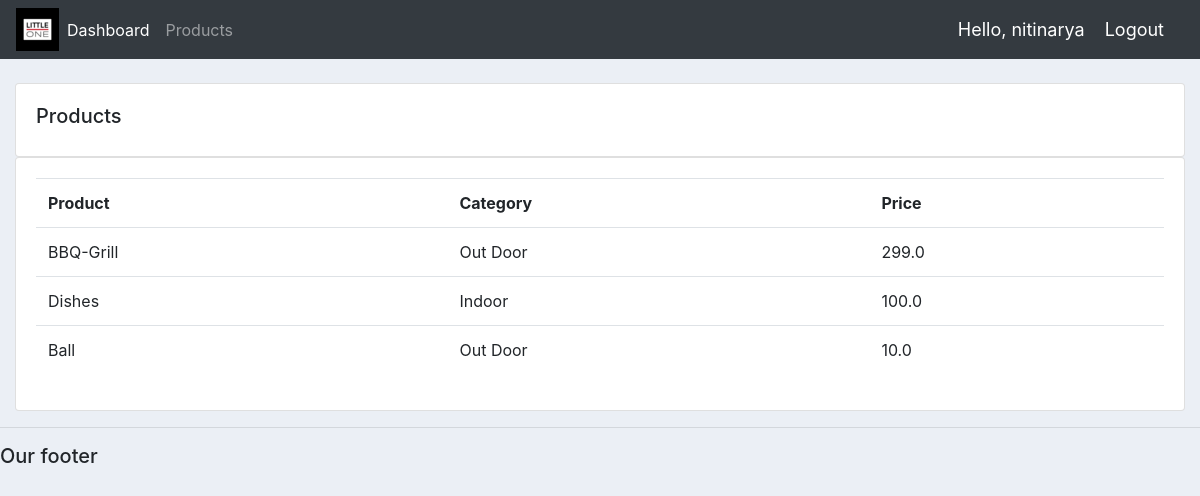
Screenshot of /products/ (signed in) with the database file from the repository.
### accounts/models.py (models this page shows, shortened)
class Product(models.Model):
	CATEGORY = (
			('Indoor', 'Indoor'),
			('Out Door', 'Out Door'),
			)
	name = models.CharField(max_length=200, null=True)
	price = models.FloatField(null=True)
	category = models.CharField(max_length=200, null=True, choices=CATEGORY)
	description = models.CharField(max_length=200, null=True, blank=True)
	date_created = models.DateTimeField(auto_now_add=True, null=True)
	tags = models.ManyToManyField(Tag)

### accounts/decorators.py (the view)
		def wrapper_func(request, *args, **kwargs):
			group = None
			if request.user.groups.exists():
				group = request.user.groups.all()[0].name
			if group in allowed_roles:
				return view_func(request, *args, **kwargs)
			else:
				return HttpResponse('You are not authorized to view this page')

### accounts/views.py (called while the page is built)
@login_required(login_url='login')
@allowed_users(allowed_roles=["admin"])
def products(request):
	products = Product.objects.all()
	return render(request, 'accounts/products.html', {'products':products})

### accounts/templates/accounts/products.html
{%  extends 'accounts/main.html' %}
{% block content %}
		<br>
		<div class="row">
			<div class="col-md">
				<div class="card card-body">
					<h5>Products</h5>
				</div>
				<div class="card card-body">
					<table class="table">
						<tr>
							<th>Product</th>
							<th>Category</th>
							<th>Price</th>
						</tr>
						{% for i in products %}
							<tr>
								<td>{{i.name}}</td>
								<td>{{i.category}}</td>
								<td>{{i.price}}</td>
							</tr>
						{% endfor %}
					</table>
				</div>
			</div>
		</div>
{% endblock content %}

### accounts/templates/accounts/navbar.html (shortened to what this page needs)
{% load static %}
<nav class="navbar navbar-expand-lg navbar-dark bg-dark">
 <img src="{% static 'images/logo.png' %}">
  <div class="collapse navbar-collapse" id="navbarNav">
    <ul class="navbar-nav">
      {% if request.user.is_staff %}
      <li class="nav-item active">
        <a class="nav-link" href="{% url 'home' %}">Dashboard</a>
      </li>
      <li class="nav-item">
        <a class="nav-link" href="{% url 'products' %}">Products</a>
      </li>
      {% else %}
       <li class="nav-item">
        <a class="nav-link" href="{% url 'account' %}">Settings</a>
      </li>
      {% endif %}
    </ul>
  </div>
  <span class="hello-msg">Hello, {{request.user}}</span>
  <span ><a  class="hello-msg" href="{% url 'logout' %}">Logout</a></span>
</nav>

### static/css/main.css (style rules this page uses)
body { background-color: #ebeff5; }

### accounts/templates/accounts/navbar.html (style rules this page uses)
.hello-msg { font-size: 18px; color: #fff; margin-right: 20px; }

### rows the page displays
Product: name "BBQ-Grill", category "Out Door", price "299.0"
Product: name "Dishes", category "Indoor", price "100.0"
Product: name "Ball", category "Out Door", price "10.0"

### other values shown
{{ request.user }} "nitinarya"
